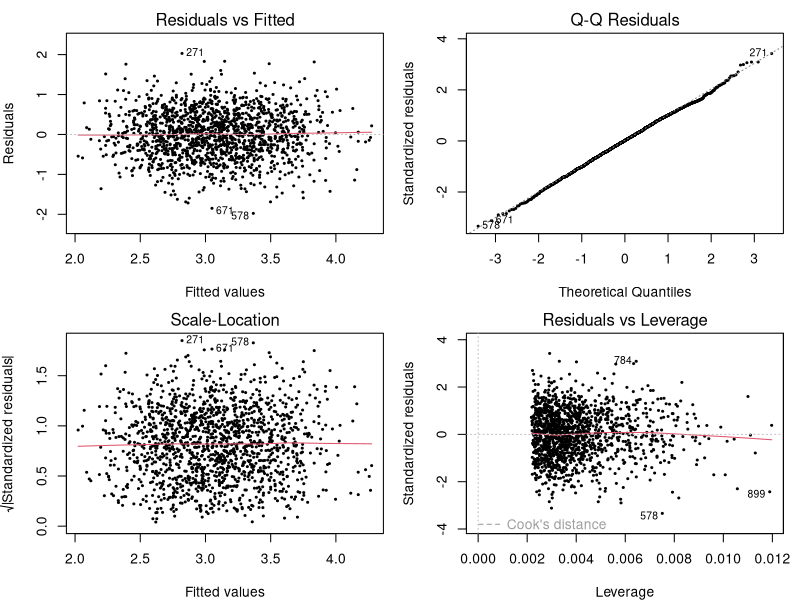
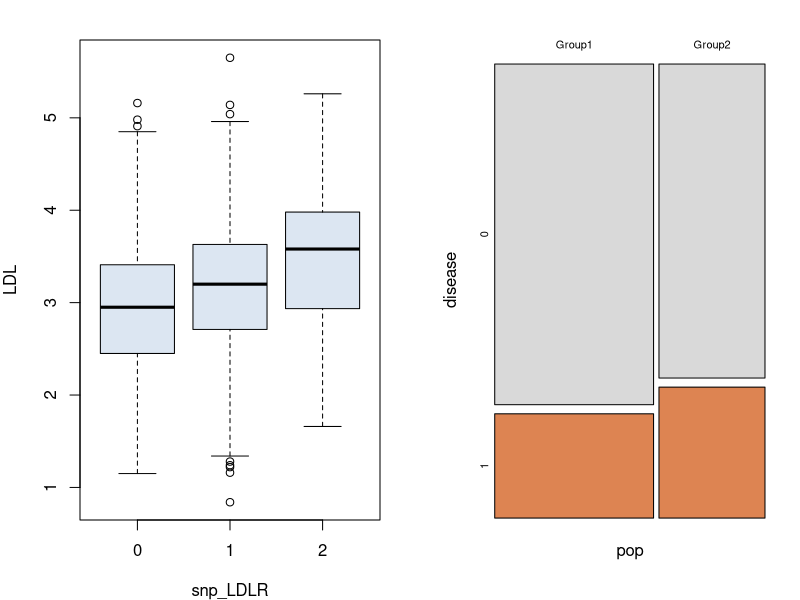

These figures' R source, in order:
## ---- chunk 1
#| label: vector-basics
x <- c(2.1, 3.4, 2.9, 5.2, 3.8)
c(n = length(x), mean = mean(x), sd = sd(x))
x[x > 3]                       # 조건으로 고르기
round(log(x), 2)               # 원소별 계산
## ---- chunk 2
#| label: df-basics
gw <- read.csv("data/gwas_cohort.csv")
gw$pop <- factor(gw$pop)
gwc <- subset(gw, fh_carrier == 0)          # FH 보인자 제외
dim(gwc)
table(gwc$pop, gwc$snp_LDLR)
round(tapply(gwc$ldl, gwc$snp_LDLR, mean), 3)
aggregate(cbind(bmi, ldl) ~ pop, data = gwc, FUN = mean)
## ---- chunk 3
#| label: apply-basics
## SNP 10개 각각의 단순회귀 p-value — 작은 GWAS
snps <- grep("^snp_", names(gwc), value = TRUE)
p <- sapply(snps, function(s) {
  summary(lm(gwc$ldl ~ gwc[[s]]))$coef[2, 4]
})
signif(sort(p), 3)
## ---- chunk 4
#| label: fit-basics
fit  <- lm(ldl ~ snp_LDLR + age + sex + bmi + pop, data = gwc)
fit2 <- glm(disease ~ ldl + age + sex, family = binomial, data = gwc)
class(fit); class(fit2)
## ---- chunk 5
#| label: inference-basics
round(summary(fit)$coef, 4)
confint(fit, "snp_LDLR")
anova(lm(ldl ~ snp_LDLR, data = gwc), fit)     # 공변량 4개의 부분 F
round(exp(cbind(OR = coef(fit2), confint.default(fit2))), 3)
## ---- chunk 6
#| label: predict-basics
new <- data.frame(snp_LDLR = 2, age = 60, sex = 1, bmi = 27,
                  pop = factor("Group1", levels = levels(gwc$pop)))
predict(fit, new, interval = "confidence")
predict(fit, new, interval = "prediction")
predict(fit2, data.frame(ldl = 4, age = 60, sex = 1), type = "response")
## ---- chunk 7
#| label: diag-basics
#| fig-cap: "plot(fit) — lm 객체의 기본 진단 그림 4종"
#| fig-width: 8
#| fig-height: 7
op <- par(mfrow = c(2, 2), mar = c(4, 4, 2, 1))
plot(fit, pch = 20, cex = 0.5)
par(op)
## ---- chunk 8
#| label: vif-basics
## VIF를 정의대로: 각 설명변수를 나머지로 회귀한 R^2
X <- model.matrix(fit)[, -1]
vif <- sapply(colnames(X), function(j) {
  1 / (1 - summary(lm(X[, j] ~ X[, -which(colnames(X) == j)]))$r.squared)
})
round(vif, 3)
## ---- chunk 9
#| label: select-basics
library(leaps); library(glmnet)
xs <- c("snp_LDLR", "snp_LD1", "snp_LD2", "snp_AIM",
        paste0("snp_N", 1:6), "age", "sex", "bmi")
rs <- summary(regsubsets(ldl ~ ., data = gwc[, c("ldl", xs)],
                         nvmax = length(xs)))
best <- which.min(rs$bic)
names(which(rs$which[best, -1]))            # BIC가 고른 변수

set.seed(1)
cv <- cv.glmnet(as.matrix(gwc[, xs]), gwc$ldl, alpha = 1)
b  <- coef(cv, s = "lambda.1se")
rownames(b)[b[, 1] != 0][-1]                # Lasso가 남긴 변수
## ---- chunk 10
#| label: matrix-basics
X <- model.matrix(fit); y <- gwc$ldl
b <- solve(crossprod(X), crossprod(X, y))     # (X'X)^{-1} X'y
max(abs(b - coef(fit)))

## 로지스틱 로그가능도를 optim으로 최대화 → glm과 비교
Z  <- model.matrix(fit2); d <- gwc$disease
nll <- function(beta) {
  eta <- Z %*% beta
  -sum(d * eta - log(1 + exp(eta)))
}
grad <- function(beta) -crossprod(Z, d - plogis(Z %*% beta))
op <- optim(rep(0, ncol(Z)), nll, grad, method = "BFGS",
            control = list(reltol = 1e-14, maxit = 1000))
max(abs(op$par - coef(fit2)))
## ---- chunk 11
#| label: plot-basics
#| fig-cap: "boxplot과 mosaicplot — 둘 다 base R"
#| fig-width: 8
#| fig-height: 3.8
op <- par(mfrow = c(1, 2), mar = c(4, 4, 2, 1))
boxplot(ldl ~ snp_LDLR, data = gwc, col = "#dce6f2",
        xlab = "snp_LDLR", ylab = "LDL")
mosaicplot(table(gwc$pop, gwc$disease), main = "",
           xlab = "pop", ylab = "disease", color = c("grey85", "#dd8452"))
par(op)
